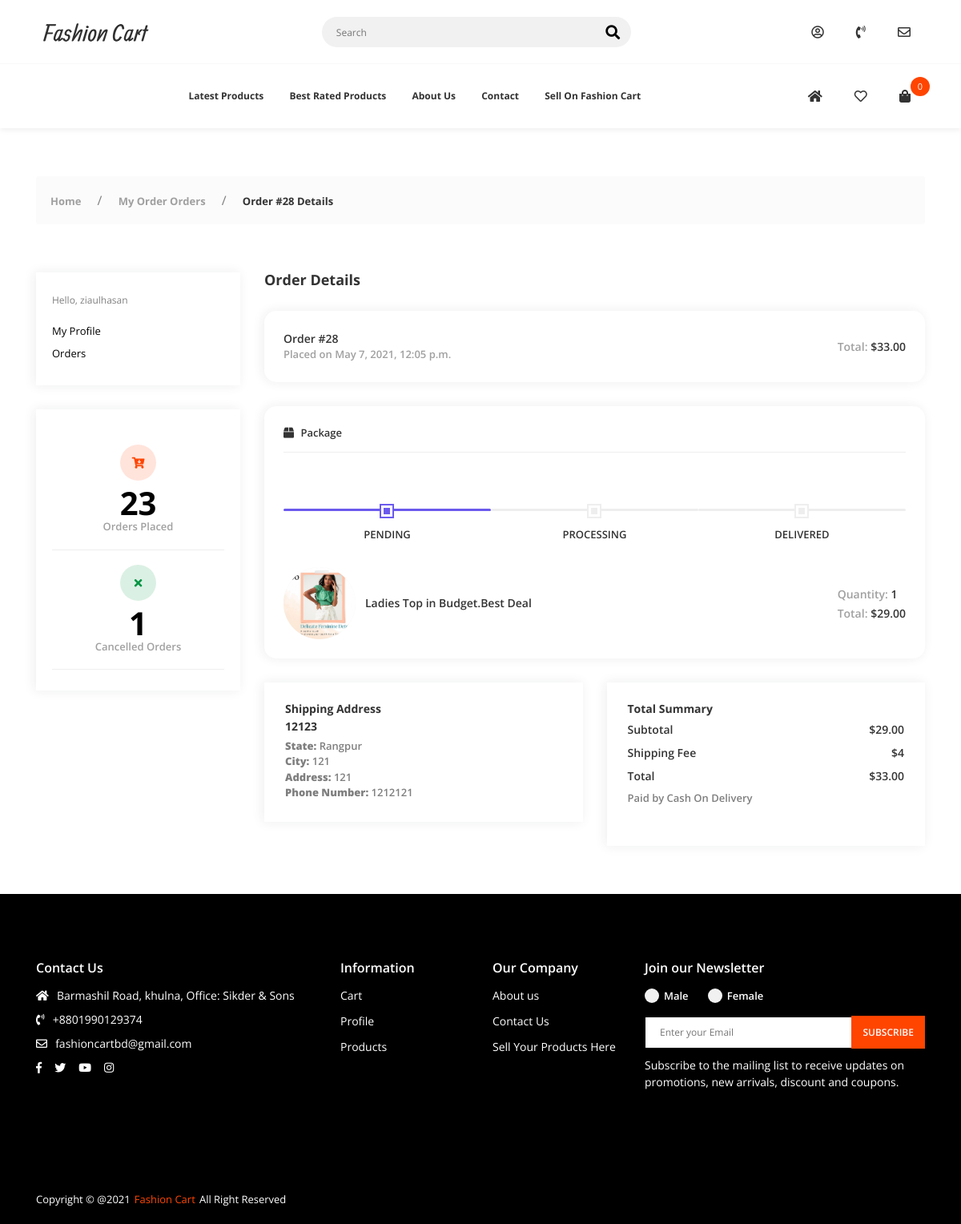
/account/orders/28 (signed in), run on an earlier commit of the app's database.
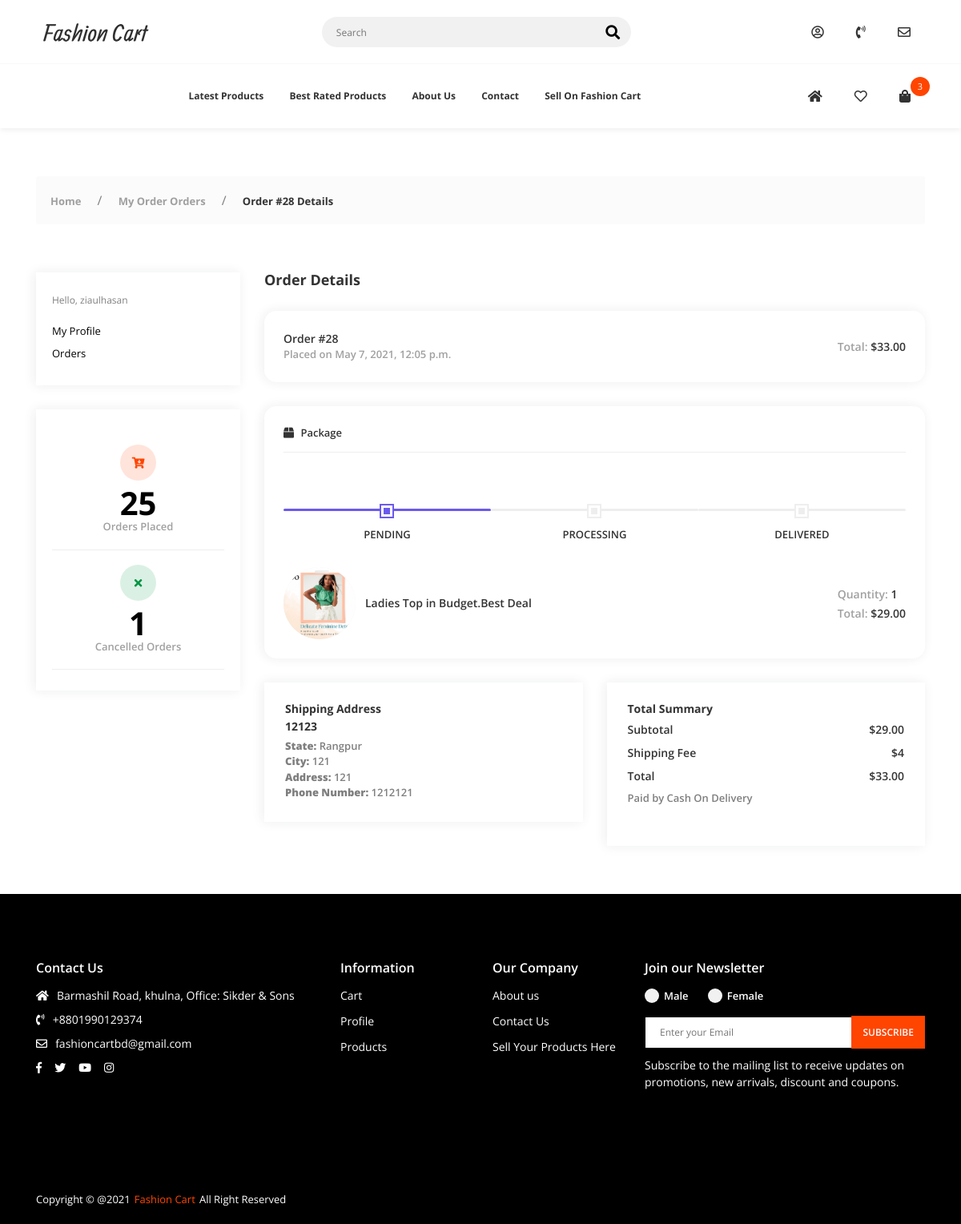
And on a later commit of the database.
### core/models/order.py (models this page shows, shortened)
class Order(models.Model):
    customer: Customer = models.ForeignKey(Customer, on_delete=models.CASCADE)
    date_ordered: datetime = models.DateTimeField(null=True, blank=True)
    date_delivered: datetime = models.DateTimeField(null=True, blank=True)
    cancellion_reason: str = models.CharField(max_length=500, null=True, blank=True)
    status = models.IntegerField(default=OrderStatusChoices.NOT_ORDERED, choices=OrderStatusChoices.choices)
    shipping = models.OneToOneField(ShippingAndBilling, on_delete=models.CASCADE, null=True, blank=True, related_name="orders")
    @property
    def items_count(self):
        count = 0
        for item in self.order_items.all():
            assert isinstance(item, OrderItem)
            count += item.quantity
        return count
    @property
    def total_price(self) -> float:
        total = 0;
        for item in self.order_items.all().select_related("product"):
            total += item.get_net_price()
        return total
    @property
    def total_price_with_shipping(self) -> float:
        total = 0;
        for item in self.order_items.all().select_related("product"):
            total += item.get_net_price()
        return total + self.shipping.shipping_charge
    def get_items(self):
        return self.order_items.all().select_related("product")

class OrderItem(models.Model):
    order: Order = models.ForeignKey(Order, on_delete=models.CASCADE, related_name="order_items", null=True);
    product: Product = models.ForeignKey(Product, on_delete=models.CASCADE, related_name="order_items")
    quantity: int = models.IntegerField(default=1)
    def get_net_price(self) -> float:
        return self.product.get_price() * self.quantity

### core/models/customer.py (models this page shows, shortened)
class Customer(models.Model):
    user: User = models.OneToOneField(User, on_delete=models.CASCADE)
    def get_placed_order_count(self) -> int:
        return self.order_set.filter(date_ordered__isnull=False).count()
    def get_cancelled_order_count(self) -> int:
        return self.order_set.filter(status=OrderStatusChoices.CANCELLED).count()

### decorators/authorization.py (the view)
    def wrapper(request: HttpRequest, *args, **kwargs) -> HttpResponse:
        if request.user.is_authenticated:
            return func(request, *args, **kwargs)
        else:
            return redirect(reverse("accounts:login") + f"?returnurl={request.path}")

### accounts/views.py (called while the page is built)
@only_authorized
def order_details(request: HttpRequest, id: int) -> HttpResponse:
    context: Dict[str, object] = dict()
    order_query = Order.objects.filter(date_ordered__isnull=False, customer=request.user.customer, id=id)
    if order_query.exists():
        context["order"] = order_query.first()
        return render(request, "accounts/order-details.html", context)
    raise Http404()

### core/models/product.py (called while the page is built)
    def get_price(self) -> float:
        if self.discount_price:
            return self.discount_price
        return self.price

### core/models/shipping.py (called while the page is built)
    def get_payment_method(self):
        for item in PaymentOptionChoies.choices:
            if item[0] == self.payment_option:
                return item[1]

### midllewares/cart.py (called while the page is built)
    def __call__(self, request: HttpRequest):
        if request.user.is_authenticated:
            order, created = Order.objects.get_or_create(
                customer=request.user.customer, date_ordered__isnull=True)
            request.cart = order
        response = self.get_response(request)
        return response

### templates/accounts/order-details.html (shortened to what the changed rows need)
<!DOCTYPE html>
<html class="no-js" lang="en">
<head>
    <link rel="stylesheet" href="/static/css/vendor.css">
    <link rel="stylesheet" href="/static/css/utility.css">
    <link rel="stylesheet" href="/static/css/app.css">
</head>
<body class="config">
    <div id="app">
        <header class="header--style-1 header--box-shadow">
            {% include 'components/secondary-nav-2.html' %}
        </header>
        <div class="app-content">
            <div class="u-s-p-b-60">
                <div class="section__content">
                    <div class="dash">
                        <div class="container">
                            <div class="row">
                                {% include 'components/dashboard_menu.html' %}
                                <div class="col-lg-9 col-md-12">
                                    <h1 class="dash__h1 u-s-m-b-30">Order Details</h1>
                                    <div class="row">
                                        <div class="col-lg-6">
                                            <div class="dash__box dash__box--bg-white dash__box--shadow u-s-m-b-30">
                                                <div class="dash__pad-3">
                                                    <h2 class="dash__h2 u-s-m-b-8">Shipping Address</h2>
                                                    <h2 class="dash__h2 u-s-m-b-8">
                                                        {{ order.shipping.name }}
                                                    </h2>
                                                </div>
                                            </div>
                                        </div>
                                        <div class="col-lg-6">
                                            <div class="dash__box dash__box--bg-white dash__box--shadow u-h-100">
                                                <div class="dash__pad-3">
                                                    <h2 class="dash__h2 u-s-m-b-8">Total Summary</h2>
                                                </div>
                                            </div>
                                        </div>
                                    </div>
                                </div>
                            </div>
                        </div>
                    </div>
                </div>
            </div>
        </div>
    </div>
</body>
</html>

### templates/components/secondary-nav-2.html (shortened to what this page needs)
<nav class="secondary-nav-wrapper">
    <div class="container">
        <div class="secondary-nav">
            <div class="menu-init" id="navigation2">
                <div class="ah-lg-mode">
                    <ul class="ah-list ah-list--design2 ah-list--link-color-secondary">
                        <li>
                            <a href="{% url 'core:products' %}?order_by=-timestamp">Latest Products</a>
                        </li>
                        <li>
                            <a href="{% url 'core:products' %}?order_by=-rating">Best Rated Products</a>
                        </li>
                        <li>
                            <a href="{% url 'core:about' %}">About Us</a>
                        </li>
                        <li>
                            <a href="{% url 'core:contact' %}">Contact</a>
                        </li>
                        <li>
                            <a href="{% url 'core:sell-on-fashion-cart' %}">Sell On Fashion Cart</a>
                        </li>
                    </ul>
                </div>
            </div>
            <div class="menu-init" id="navigation3">
                <div class="ah-lg-mode">
                    <ul class="ah-list ah-list--design1 ah-list--link-color-secondary">
                        <li>
                            <a href="{% url 'core:index' %}"><i class="fas fa-home"></i></a>
                        </li>
                        {% if request.user.is_authenticated %}
                        <li>
                            <a href="wishlist.html"><i class="far fa-heart"></i>
                            </a>
                        </li>
                        {% if request.path != "/cart" %}
                        <li class="has-dropdown">
                                <a class="mini-cart-shop-link" href="{% url 'core:cart' %}?returnurl={{ request.path }}"><i
                                        class="fas fa-shopping-bag"></i>
                                    <span class="total-item-round">{{ request.cart.items_count }}</span>
                                </a>
                        </li>
                        {% endif %}
                        {% endif %}
                    </ul>
                </div>
            </div>
        </div>
    </div>
</nav>

### templates/components/dashboard_menu.html (shortened to what this page needs)
<div class="col-lg-3 col-md-12">
    <div class="dash__box dash__box--bg-white dash__box--shadow u-s-m-b-30">
        <div class="dash__pad-1">
            <span class="dash__text u-s-m-b-16">Hello, {{ request.user.username }}</span>
            <ul class="dash__f-list">
                <li>
                    {% url 'accounts:profile' as profile %}
                    {% url 'accounts:orders' as orders %}
                    <a
                    href="{{ profile }}">My Profile</a>
                </li>
                <li>
                    <a
                    href="{{ orders }}">Orders</a>
                </li>
            </ul>
        </div>
    </div>
    <div class="dash__box dash__box--bg-white dash__box--shadow dash__box--w">
        <div class="dash__pad-1">
            <ul class="dash__w-list">
                <li>
                    <div class="dash__w-wrap">
                        <span class="dash__w-icon dash__w-icon-style-1"><i class="fas fa-cart-arrow-down"></i></span>
                        <span class="dash__w-text">{{ request.user.customer.get_placed_order_count }}</span>
                        <span class="dash__w-name">Orders Placed</span>
                    </div>
                </li>
                <li>
                    <div class="dash__w-wrap">
                        <span class="dash__w-icon dash__w-icon-style-2"><i class="fas fa-times"></i></span>
                        <span class="dash__w-text">{{ request.user.customer.get_cancelled_order_count }}</span>
                        <span class="dash__w-name">Cancelled Orders</span>
                    </div>
                </li>
            </ul>
        </div>
    </div>
</div>

What changed in the data, as far as the page shows it:
no longer on this page (row edited): Order: cart.items_count "0"
added Order: cart.items_count "3"
Also different on the page:
{{ request.user.customer.get_placed_order_count }}: "23" → "25"
